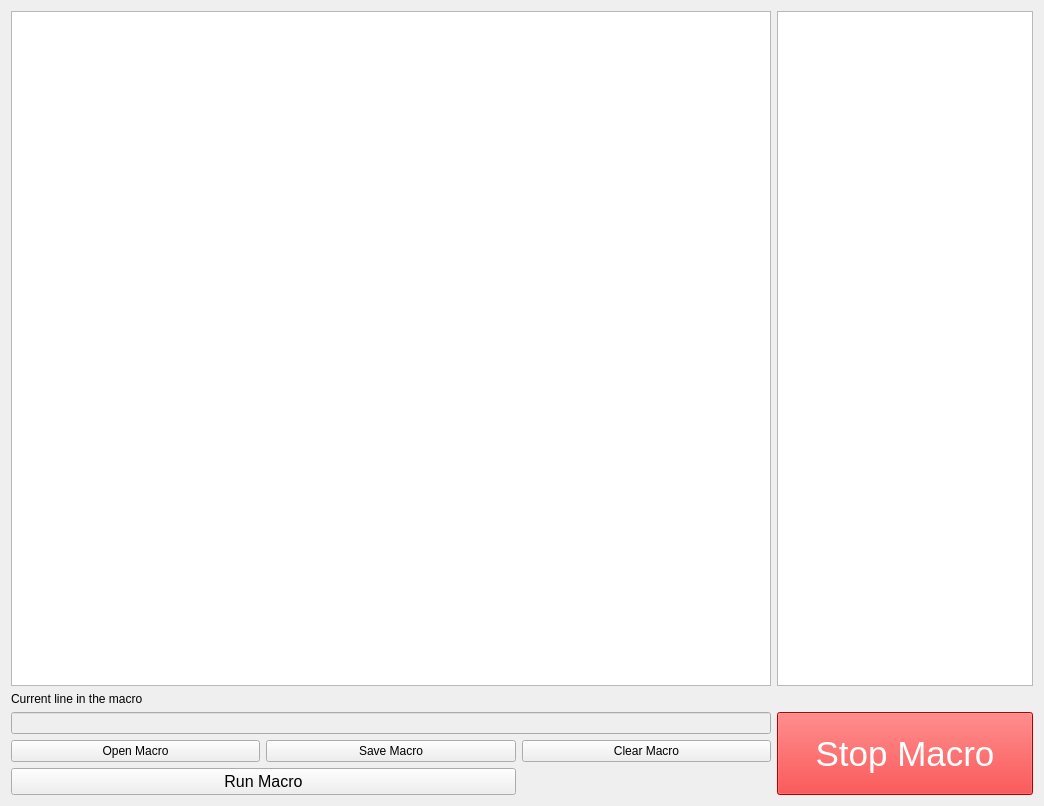
<?xml version="1.0" encoding="UTF-8"?>
<ui version="4.0">
 <class>Macro_editor</class>
 <widget class="QWidget" name="Macro_editor">
  <property name="geometry">
   <rect>
    <x>0</x>
    <y>0</y>
    <width>1044</width>
    <height>806</height>
   </rect>
  </property>
  <property name="windowTitle">
   <string>Form</string>
  </property>
  <layout class="QGridLayout" name="gridLayout">
   <item row="0" column="0" colspan="3">
    <widget class="MyMacroEdit" name="macro_textbox">
     <property name="lineWrapMode">
      <enum>QPlainTextEdit::WidgetWidth</enum>
     </property>
     <property name="backgroundVisible">
      <bool>false</bool>
     </property>
    </widget>
   </item>
   <item row="0" column="3">
    <widget class="QTreeView" name="macrocommandtree">
     <property name="sizePolicy">
      <sizepolicy hsizetype="Minimum" vsizetype="Expanding">
       <horstretch>0</horstretch>
       <verstretch>0</verstretch>
      </sizepolicy>
     </property>
     <property name="showDropIndicator" stdset="0">
      <bool>false</bool>
     </property>
     <property name="alternatingRowColors">
      <bool>true</bool>
     </property>
     <property name="textElideMode">
      <enum>Qt::ElideRight</enum>
     </property>
     <property name="rootIsDecorated">
      <bool>true</bool>
     </property>
     <property name="uniformRowHeights">
      <bool>false</bool>
     </property>
     <property name="itemsExpandable">
      <bool>true</bool>
     </property>
     <property name="animated">
      <bool>false</bool>
     </property>
     <property name="wordWrap">
      <bool>true</bool>
     </property>
     <property name="expandsOnDoubleClick">
      <bool>true</bool>
     </property>
     <attribute name="headerHighlightSections">
      <bool>true</bool>
     </attribute>
    </widget>
   </item>
   <item row="1" column="0">
    <widget class="QLabel" name="label_2">
     <property name="text">
      <string>Current line in the macro</string>
     </property>
    </widget>
   </item>
   <item row="2" column="0" colspan="3">
    <widget class="QLineEdit" name="mac_curr_line">
     <property name="enabled">
      <bool>false</bool>
     </property>
    </widget>
   </item>
   <item row="3" column="0">
    <widget class="QPushButton" name="pushButton_8">
     <property name="text">
      <string>Open Macro</string>
     </property>
     <property name="default">
      <bool>false</bool>
     </property>
    </widget>
   </item>
   <item row="3" column="1">
    <widget class="QPushButton" name="pushButton_9">
     <property name="text">
      <string>Save Macro</string>
     </property>
     <property name="default">
      <bool>false</bool>
     </property>
    </widget>
   </item>
   <item row="3" column="2">
    <widget class="QPushButton" name="pushButton_10">
     <property name="text">
      <string>Clear Macro</string>
     </property>
     <property name="default">
      <bool>false</bool>
     </property>
    </widget>
   </item>
   <item row="4" column="0" colspan="2">
    <widget class="QPushButton" name="pushButton_11">
     <property name="font">
      <font>
       <pointsize>12</pointsize>
      </font>
     </property>
     <property name="text">
      <string>Run Macro</string>
     </property>
     <property name="default">
      <bool>false</bool>
     </property>
    </widget>
   </item>
   <item row="2" column="3" rowspan="3">
    <widget class="QPushButton" name="pushButton_12">
     <property name="enabled">
      <bool>true</bool>
     </property>
     <property name="sizePolicy">
      <sizepolicy hsizetype="Preferred" vsizetype="Preferred">
       <horstretch>0</horstretch>
       <verstretch>0</verstretch>
      </sizepolicy>
     </property>
     <property name="font">
      <font>
       <family>Arial</family>
       <pointsize>26</pointsize>
       <weight>9</weight>
       <italic>false</italic>
       <bold>false</bold>
      </font>
     </property>
     <property name="styleSheet">
      <string notr="true">background-color: rgb(255, 0, 0);
color: rgb(255, 255, 255);
font: 75 26pt &quot;Arial&quot;;</string>
     </property>
     <property name="text">
      <string>Stop Macro</string>
     </property>
     <property name="default">
      <bool>false</bool>
     </property>
    </widget>
   </item>
  </layout>
 </widget>
 <customwidgets>
  <customwidget>
   <class>MyMacroEdit</class>
   <extends>QPlainTextEdit</extends>
   <header>.Macro_editor_textbox</header>
  </customwidget>
 </customwidgets>
 <resources/>
 <connections>
  <connection>
   <sender>pushButton_9</sender>
   <signal>clicked()</signal>
   <receiver>Macro_editor</receiver>
   <slot>save_macro()</slot>
   <hints>
    <hint type="sourcelabel">
     <x>290</x>
     <y>745</y>
    </hint>
    <hint type="destinationlabel">
     <x>507</x>
     <y>739</y>
    </hint>
   </hints>
  </connection>
  <connection>
   <sender>pushButton_8</sender>
   <signal>clicked()</signal>
   <receiver>Macro_editor</receiver>
   <slot>open_macro()</slot>
   <hints>
    <hint type="sourcelabel">
     <x>124</x>
     <y>742</y>
    </hint>
    <hint type="destinationlabel">
     <x>391</x>
     <y>757</y>
    </hint>
   </hints>
  </connection>
  <connection>
   <sender>pushButton_11</sender>
   <signal>clicked()</signal>
   <receiver>Macro_editor</receiver>
   <slot>run_macro()</slot>
   <hints>
    <hint type="sourcelabel">
     <x>323</x>
     <y>778</y>
    </hint>
    <hint type="destinationlabel">
     <x>464</x>
     <y>783</y>
    </hint>
   </hints>
  </connection>
  <connection>
   <sender>pushButton_10</sender>
   <signal>clicked()</signal>
   <receiver>macro_textbox</receiver>
   <slot>clear()</slot>
   <hints>
    <hint type="sourcelabel">
     <x>772</x>
     <y>763</y>
    </hint>
    <hint type="destinationlabel">
     <x>623</x>
     <y>618</y>
    </hint>
   </hints>
  </connection>
  <connection>
   <sender>pushButton_12</sender>
   <signal>clicked()</signal>
   <receiver>Macro_editor</receiver>
   <slot>stop_macro()</slot>
   <hints>
    <hint type="sourcelabel">
     <x>882</x>
     <y>747</y>
    </hint>
    <hint type="destinationlabel">
     <x>807</x>
     <y>697</y>
    </hint>
   </hints>
  </connection>
 </connections>
 <slots>
  <slot>save_macro()</slot>
  <slot>open_macro()</slot>
  <slot>run_macro()</slot>
  <slot>stop_macro()</slot>
 </slots>
</ui>
